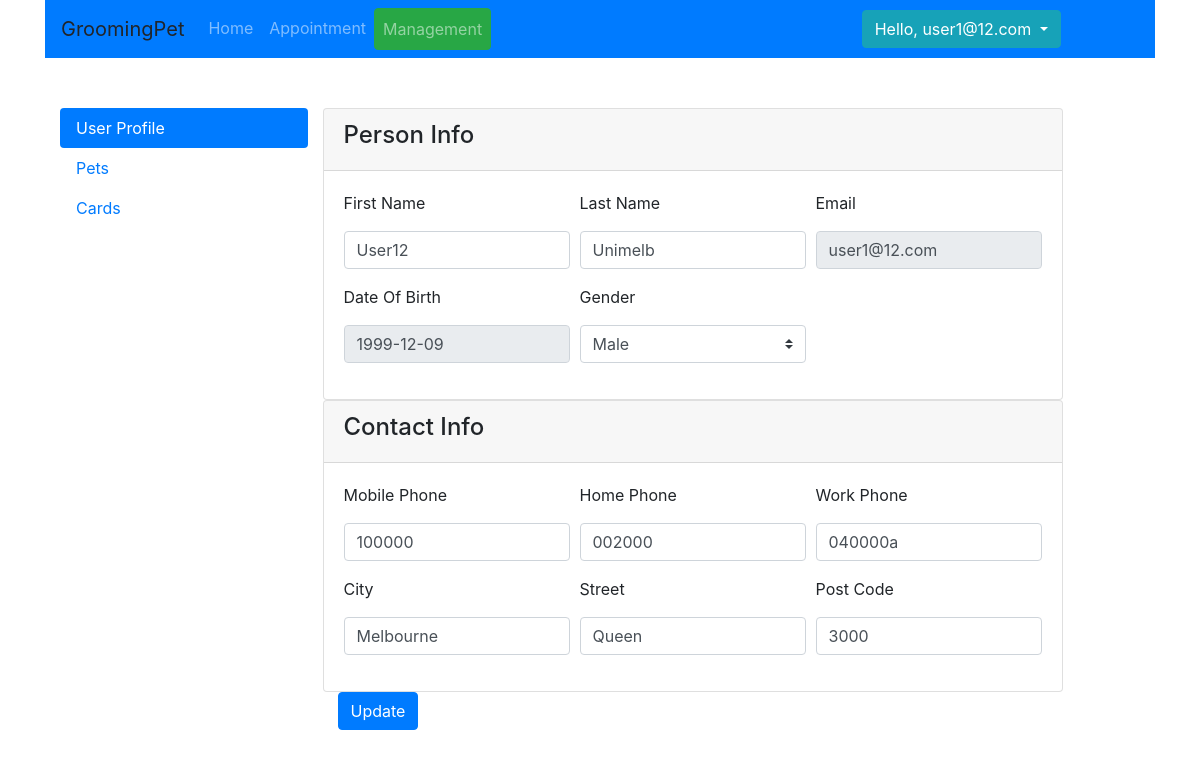
/user (signed in), run on an earlier commit of the app's database.
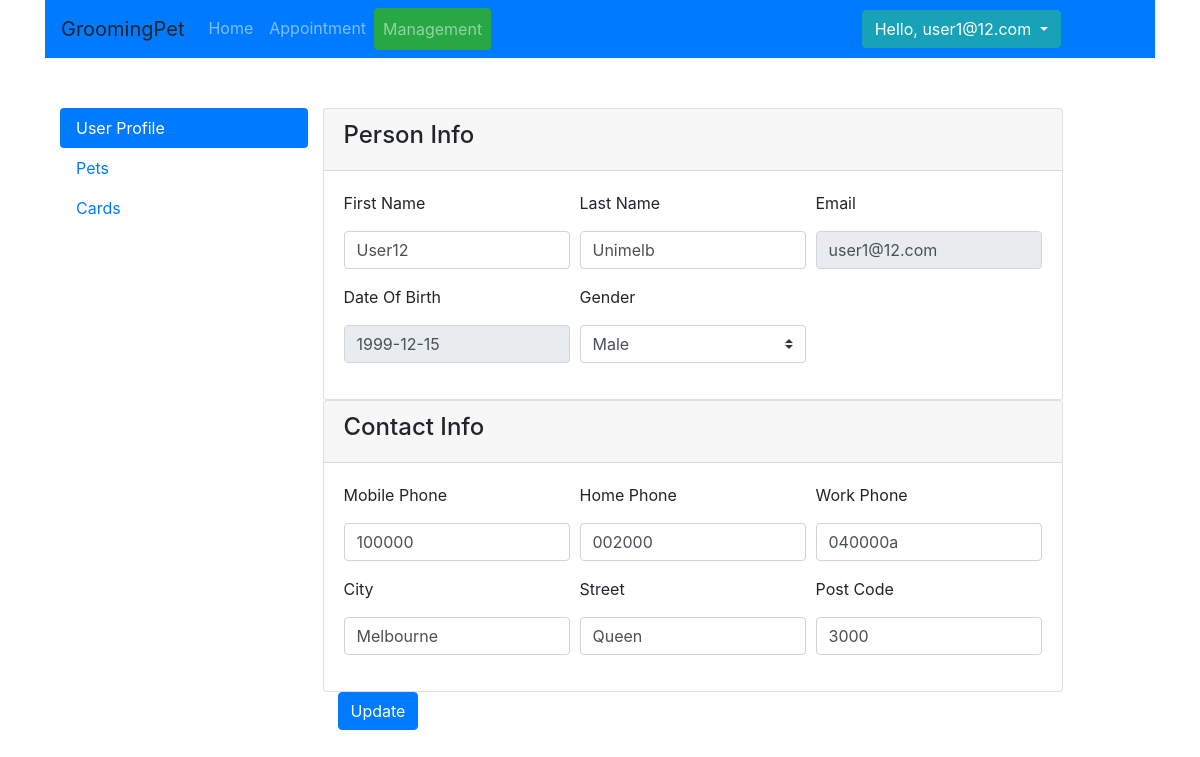
And on a later commit of the database.
### app/models.py (models this page shows, shortened)
class User(db.Model):
    __tablename__ = 'user'
    id = db.Column(db.Integer, primary_key=True)
    first_name = db.Column(db.String(20))
    last_name = db.Column(db.String(20))
    email = db.Column(db.String(50))
    password = db.Column(db.String(50))
    dob = db.Column(db.DATE, default=datetime.now)
    gender = db.Column(db.CHAR(1))
    phone = db.Column(db.String(10))
    home_number = db.Column(db.String(10))
    work_number = db.Column(db.String(10))
    address_id = db.Column(db.Integer, db.ForeignKey('address.id'),
                           nullable=False)
    address = db.relationship('Address',
                              backref=db.backref('address', lazy=True))
    active = db.Column(db.BOOLEAN)
    admin = db.Column(db.BOOLEAN)
    register_date = db.Column(db.DATETIME, default=datetime.now)
    def is_admin(self):
        return self.admin

### app/subapps/home/routing.py (the view, shortened to what this page needs)
@homeRoute.route('/user', methods=['GET', 'POST'])
@login_required
def user_update():
    form = UserProfileForm()
    return render_template('home/user.html', form=form, current_page="user",user_tab="user")

### app/subapps/home/forms.py
class UserProfileForm(Form):
    first_name = StringField('First Name', validators=[DataRequired()])
    last_name = StringField('Last Name', validators=[DataRequired()])
    email = StringField('Email', validators=[DataRequired()])
    phone = StringField('Mobile Phone')
    home_number = StringField('Home Phone')
    work_number = StringField('Work Phone')
    dob = DateField('Date Of Birth', validators=[DataRequired()])
    gender = SelectField('Gender', validators=[DataRequired()],choices=[('M', 'Male'), ('F', 'Female')])
    city = StringField('City', validators=[DataRequired()])
    street = StringField('Street', validators=[DataRequired()])
    post_code = IntegerField("Post Code",validators=[DataRequired()])

### app/manage.py (called while the page is built)
@login_manager.user_loader
def load_user(user_id):
    from app.models import User
    from app.db_info import Session
    session = Session()
    user = session.query(User).options(subqueryload(User.address)).filter(User.id == user_id).first()
    session.close()
    return user

### run.py (called while the page is built)
@app.before_request
def before_request():
    pass

### app/subapps/home/templates/home/user.html (shortened to what this page needs)
{% extends "home/management_base.html" %}
{% block main_content %}
    {% include "forms/user_profile.html" with context %}
{% endblock %}

### app/templates/base.html (shortened to what this page needs)
<head>
    <link rel="stylesheet" type=text/css href="{{ url_for('static', filename='bootstrap.min.css') }}">
    <link rel="stylesheet" type=text/css href="{{ url_for('static', filename='bootstrap-datepicker3.min.css') }}">
</head>
<body>
<div class="container">
    <nav class="navbar navbar-expand-lg  navbar navbar-dark bg-primary">
        <a class="navbar-brand">GroomingPet</a>
        <div class="collapse navbar-collapse" id="navbarTogglerDemo02">
            <ul class="navbar-nav mr-auto mt-2 mt-lg-0">
                <li class="nav-item ">
                    <a class="nav-link {% if current_page == 'home' %}btn btn-success{% endif %}"
                       href="{{ url_for('homeRoute.index') }} ">Home <span class="sr-only">(current)</span></a>
                </li>
                <li class="nav-item">
                    <a class="nav-link {% if current_page == 'appointment' %}btn btn-success{% endif %}"
                       href="{{ url_for('homeRoute.appointment') }}">Appointment</a>
                </li>
                <li class="nav-item">
                    <a class="nav-link {% if current_page == 'user' %}btn btn-success{% endif %}"
                       href="{{ url_for('homeRoute.user_update') }}">Management</a>
                </li>
            </ul>
            {% if current_user.is_authenticated %}
                <div class="dropdown">
                    <button class="btn btn-info dropdown-toggle" type="button" id="dropdownMenuButton"
                            data-toggle="dropdown" aria-haspopup="true" aria-expanded="false">
                        Hello, {{ current_user.email }}
                    </button>
                </div>
            {% else %}
                <div class="btn-group" role="group" aria-label="Basic example">
                    <a class="btn btn-info" href="{{ url_for('homeRoute.login') }}?next={{ request.path }}"
                       role="button">Login</a>
                    <a class="btn btn-info" href="{{ url_for("homeRoute.register") }}" role="button">Sign Up</a>
                </div>
            {% endif %}
            <div class="col-md-1"></div>
        </div>
    </nav>
    <div class="container">
        {% block content %}<h1>Base Template with css and js</h1>{% endblock %}
    </div>
</div>
</body>

### app/subapps/home/templates/forms/_fields_macro.html (shortened to what this page needs)
{% macro render_string(field, value='', type='text', readonly=None,class='col-sm-8',required=true) -%}
    <div class="{{ class }}">
        <input type="{{ type }}" placeholder="{{ field.name }}" class="form-control"
                {% if readonly %} readonly {% endif %}
               {% if required %} required {% endif %}
               id="id_{{ field.name }}"
               name="{{ field.name }}" value="{{ value|e }}">
    </div>
{% endmacro %}
{% macro render_select(field,value='',class='col-sm-8') -%}
    <div class="{{ class }}">
        <select class="custom-select" id="id_{{ field.name }}" name="{{ field.name }}">
            {% for option in field.choices %}
                <option value="{{ option[0] }}" {% if value == option[0] %}
                        selected {% endif %}>{{ option[1] }}</option>
            {% endfor %}
        </select>
    </div>
{% endmacro %}
{% macro render_date(field,value="",class='col-sm-8') -%}
    <div class="{{ class }}">
        <input type="text" value="{{ value }}" readonly class=" form-control {{ field.name }}"
               name="{{ field.name }}" id="id_{{ field.name }}" data-date-format="yyyy-mm-dd ">
    </div>
{% endmacro %}

What changed in the data, as far as the page shows it:
changed User "user1@12.com": dob "1999-12-09" → "1999-12-15"
